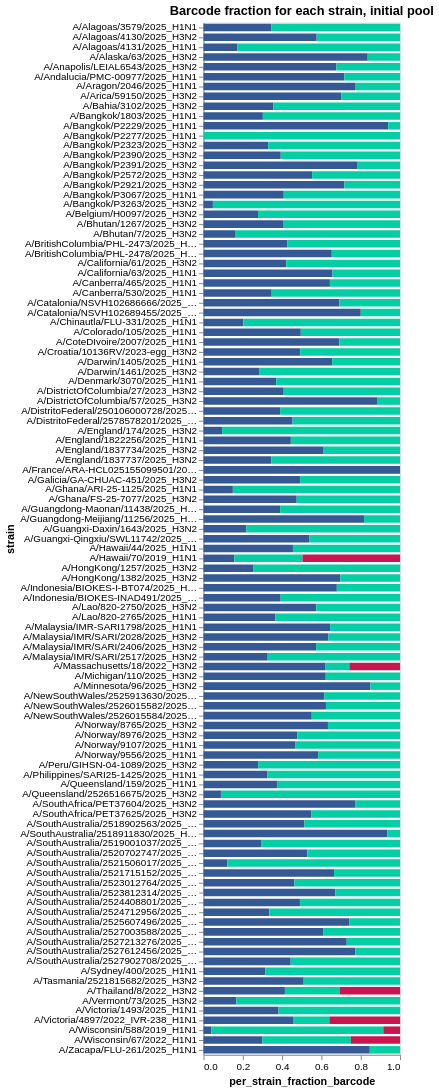

Source (notebook cell):
### Code cell
# Each barcode fraction across strains
all_barcode_counts = counts[['strain', 'barcode', 'count', 'well']].dropna()
single_well_all_barcode_counts = all_barcode_counts[all_barcode_counts['well'].isin([f'{well1}',f'{well2}'])]

# Get tidy single well means
tidy_single_well = single_well_all_barcode_counts[['strain','barcode','count']].groupby(['strain', 'barcode']).mean().reset_index()
# Get sums for each strain
strain_sums_df = tidy_single_well.groupby('strain').sum().rename(columns = {'count': 'strain_count_sum'}).reset_index()
# Merge and calculate per strain the fraction represented by each barcode
tidy_single_well = tidy_single_well.merge(strain_sums_df[['strain', 'strain_count_sum']], 
                       on = ['strain'],
                       validate="many_to_one",
                      )
tidy_single_well['per_strain_fraction_barcode'] = tidy_single_well['count'] / tidy_single_well['strain_count_sum']
tidy_single_well['barcode_letter'] = tidy_single_well.groupby('strain').cumcount().apply(lambda x: string.ascii_uppercase[x])

# Plot as colored bar chart
bar_chart = alt.Chart(tidy_single_well).mark_bar(height={"band": 0.85}).encode(
    x = 'per_strain_fraction_barcode',
    y = 'strain',
    color=alt.Color('barcode_letter', legend=None).scale(range=color_palette),
    tooltip = ['strain', 'per_strain_fraction_barcode', 'barcode'],
).configure_axis(grid=False).properties(
        height = alt.Step(10),
        width = 200,
        title = "Barcode fraction for each strain, initial pool")

bar_chart

### Figure 1 — Vega-Lite specification as saved in the notebook (floating-point values rounded to 4 significant figures; data arrays with more than 128 entries replaced by an {"elided": "..."} marker saying what was removed)
{"config": {"view": {"continuousWidth": 300, "continuousHeight": 300}, "axis": {"grid": false}}, "data": {"name": "data-df557a9b4fffed9eeca7c2b14a8df0e0"}, "mark": {"type": "bar", "height": {"band": 0.85}}, "encoding": {"color": {"field": "barcode_letter", "legend": null, "scale": {"range": ["#345995", "#03cea4", "#ca1551", "#eac435"]}, "type": "nominal"}, "tooltip": [{"field": "strain", "type": "nominal"}, {"field": "per_strain_fraction_barcode", "type": "quantitative"}, {"field": "barcode", "type": "nominal"}], "x": {"field": "per_strain_fraction_barcode", "type": "quantitative"}, "y": {"field": "strain", "type": "nominal"}}, "height": {"step": 10}, "title": "Barcode fraction for each strain, initial pool", "width": 200, "$schema": "https://vega.github.io/schema/vega-lite/v6.1.0.json", "datasets": {"data-df557a9b4fffed9eeca7c2b14a8df0e0": {"elided": "235 records"}}}
